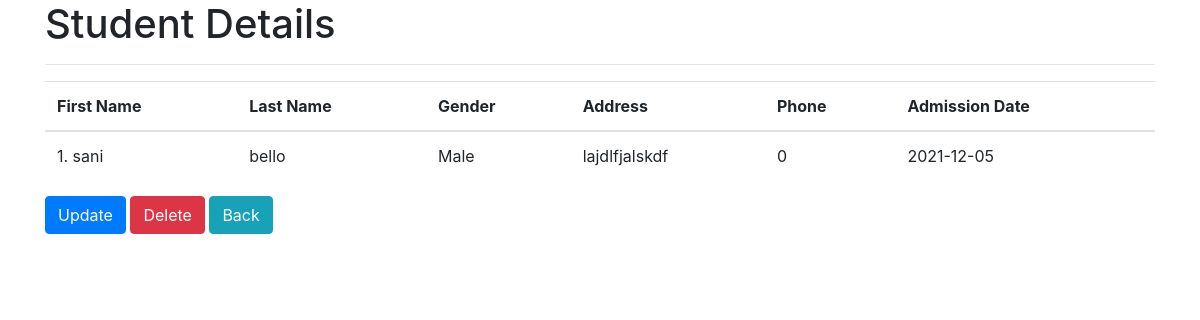
/detail/4/, run on the app's committed database.
### blogapp/models.py (models this page shows, shortened)
class Student(models.Model):
    first_name = models.CharField(("Student First Name"), max_length=50)
    last_name = models.CharField(("Student Last Name"), max_length=50)
    age = models.DateField(("Date Of Birth"), auto_now=False, auto_now_add=False)
    gender = models.CharField(("Student Gender"), max_length=10)
    address = models.CharField(("Student Address"),max_length=100)
    phone = models.BigIntegerField(("Parent Phone number"))
    admission_date = models.DateTimeField(("Student admission Date Time"), auto_now=False, auto_now_add=True)
    class Meta:
        ordering = ['-admission_date']

### blogapp/views.py (the view)
# urls.py: path("detail/<int:pk>/", StudentDetailView.as_view(), name="student_detail"),
class StudentDetailView(DetailView):
    model = Student
    template_name = 'register/detail.html'
    def get_context_data(self, **kwargs):
        context = super().get_context_data(**kwargs)
        context['student_list'] = Student.objects.all()
        return context

### blogapp/templates/register/detail.html (shortened to what this page needs)
{% extends 'base.html' %}
{% block content %}
    <div class="container">
        <h1>Student Details</h1>
        <hr>
        <table class="table">
            <thead>
              <tr>
                <th scope="col">First Name</th>
                <th scope="col">Last Name</th>
                <th scope="col">Gender</th>
                <th scope="col">Address</th>
                <th scope="col">Phone</th>
                <th scope="col">Admission Date</th>
              </tr>
            </thead>
            <tbody>
              <tr>
                <td>{{ student.first_name|linenumbers }}</td>
                <td>{{ student.last_name }}</td>
                <td>{{ student.gender }}</td>
                <td>{{ student.address }}</td>
                <td>{{ student.phone }}</td>
                <td>{{ student.admission_date|date:"Y-m-d" }}</td>
              </tr>
            </tbody>
          </table>
          <button id="btn" class="btn btn-primary"><a href="{% url 'student_update' student.id%}">Update</a></button>
            <button id="btn" class="btn btn-danger"><a href="{% url 'student_delete' student.id%}">Delete</a></button>
            <button id="btn" class="btn btn-info"><a href="{% url 'student_list'%}">Back</a></button>
    </div>
{% endblock content %}

### blogapp/static/style/style.css (style rules this page uses)
#btn a { color: white; text-decoration: none; }

### data on the page
Student: first_name|linenumbers "1. sani", last_name "bello", gender "Male", address "lajdlfjalskdf", phone "0", admission_date "2021-12-05"
